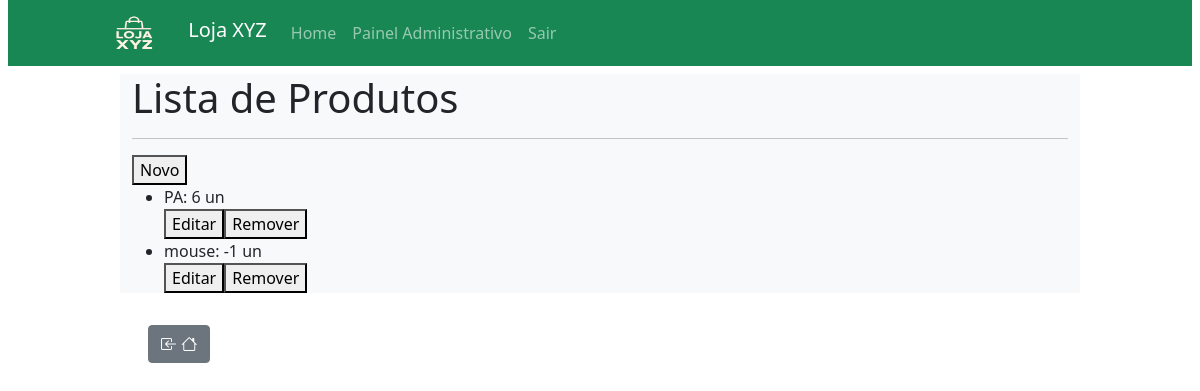
The page /produtos (signed in) on the database as committed earlier.
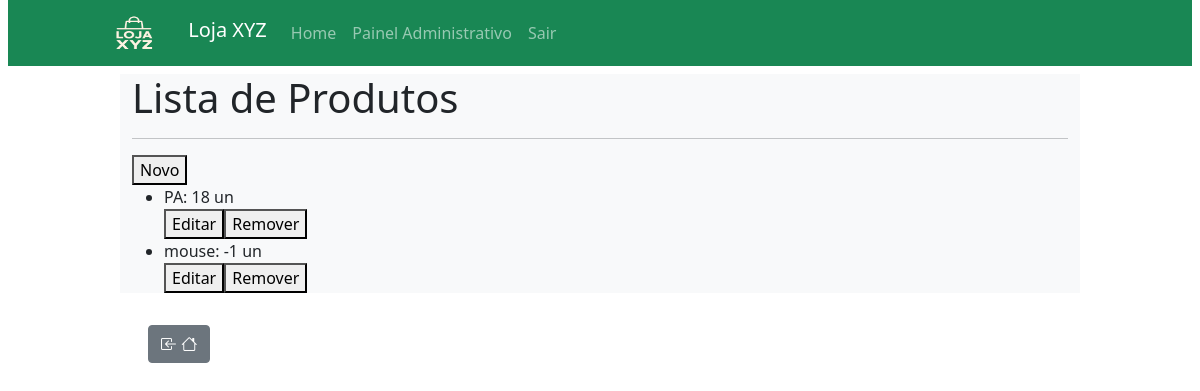
The same page on the database as committed later.
### estoque_app/models.py (models this page shows, shortened)
class Produto(models.Model):
    nome = models.CharField(max_length=100)
    descricao = models.TextField(blank=True, null=True)
    quantidade_estoque = models.IntegerField()
    categoria = models.ForeignKey(Categoria, on_delete=models.CASCADE, related_name='produtos')

### estoque_app/views.py (the view)
# urls.py: path('produtos', views.produtos, name='produtos'),
@login_required
def produtos(request):
    produtos = Produto.objects.all().order_by('nome')
    contexto = {'produtos' : produtos}
    return render(request,'produto/produtos.html', contexto)

### estoque_app/templates/produto/produtos.html (shortened to what this page needs)
{% extends 'base.html' %}
{% block conteudo %}
<h1>Lista de Produtos</h1>
<hr>
<a href="{% url 'novo_produto' %}"><button>Novo</button></a>
<div class="produtos-lista">
    <ul>
        {% for produto in produtos %}
        <li>{{ produto.nome }}: {{ produto.quantidade_estoque }} un</li>
        <a href="{% url 'editar_produto' produto.id %}"><button>Editar</button></a><a
            href="{% url 'excluir_produto' produto.id %}"><button>Remover</button></a>
        {% empty %}
        <li>Nenhuma produto cadastrado.</li>
        {% endfor %}
    </ul>
</div>
{% endblock %}

Rows that differ between the two databases and show on the page:
changed Produto "PA": quantidade_estoque "6" → "18"
